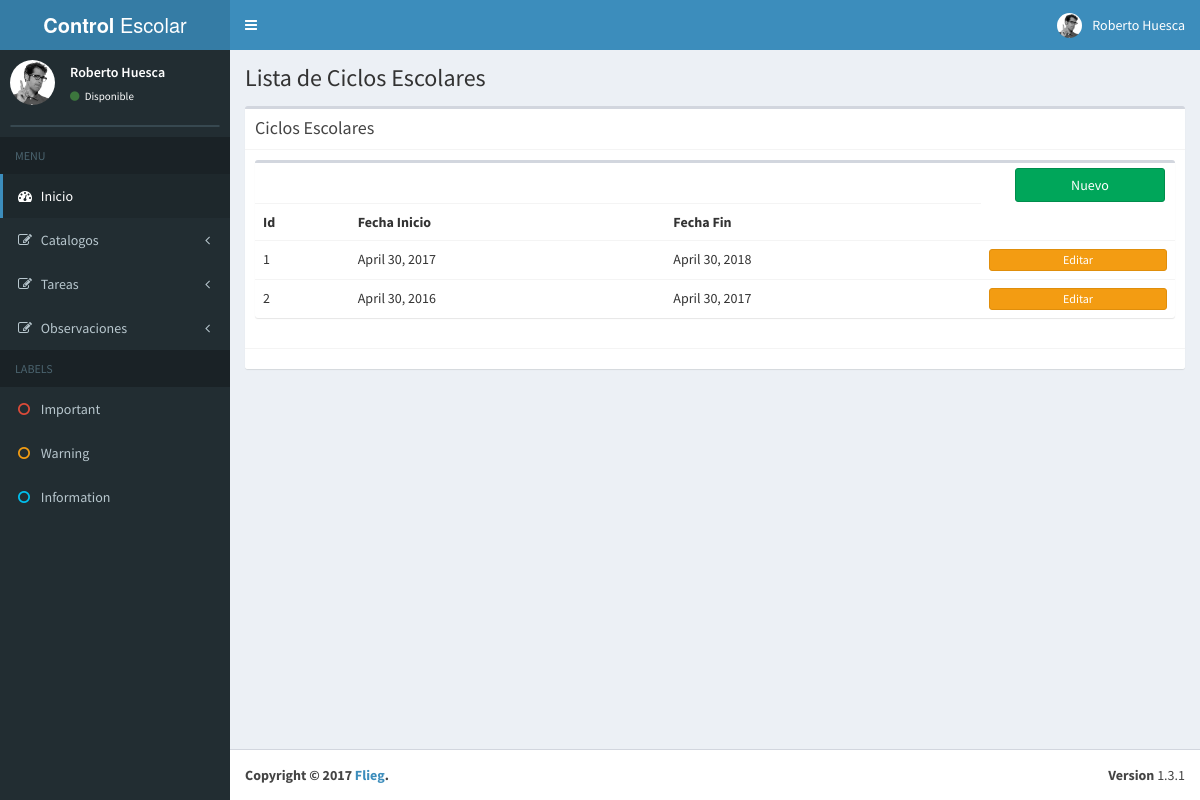
The page /ciclo_escolar/ on the database its author committed.
### Catalogos/models.py (models this page shows, shortened)
class CicloEscolar(models.Model):
	fecha_inicio = models.DateField()
	fecha_fin = models.DateField()

### Catalogos/views.py (the view)
# urls.py: url(r'^ciclo_escolar/$',ListaCiclo.as_view(),
class ListaCiclo(ListView):
	model = CicloEscolar

### Catalogos/templates/Catalogos/cicloescolar_list.html (shortened to what this page needs)
{% extends 'base.html' %}
{% block content %}
    <section class="content-header">
      <h1>
        Lista de Ciclos Escolares
      </h1>
    </section>
    <section class="content">
      <div class="box">
        <div class="box-header with-border">
          <h3 class="box-title">Ciclos Escolares</h3>
        </div>
        <div class="box-body">
          <div class="row">
        <div class="col-xs-12">
          <div class="box">
            <div class="box-header">
              <div class="box-tools">
                <div class="input-group input-group-sm" style="width: 150px;">
                   <button type="button" class="btn btn-block btn-success"><a href="/ciclo_escolar/nuevo/">Nuevo</a></button>
                </div>
              </div>
            </div>
            <div class="box-body table-responsive no-padding">
              <table class="table table-hover">
                <tr>
                  <th>Id</th>
                  <th>Fecha Inicio</th>
                  <th>Fecha Fin</th>
                </tr>
              {% for cic in object_list %}
                <tr>
                  <td>{{ cic.id }}</td>
                  <td>{{ cic.fecha_inicio }}</td>
                  <td>{{ cic.fecha_fin }}</td>
                  <td>   <button type="button" class="btn btn-block btn-warning btn-xs"><a href="{% url "catalogos:editar-ciclo" cic.id %}">Editar</a></button></td>
                </tr>
              {% endfor %}
              </table>
            </div>
          </div>
        </div>
      </div>
        </div>
        <div class="box-footer">
        </div>
      </div>
    </section>
{% endblock %}

### static/styles.css (style rules this page uses)
button a { color: #fff; }

### rows shown on the page
CicloEscolar: id "1", fecha_inicio "April 30, 2017", fecha_fin "April 30, 2018"
CicloEscolar: id "2", fecha_inicio "April 30, 2016", fecha_fin "April 30, 2017"
